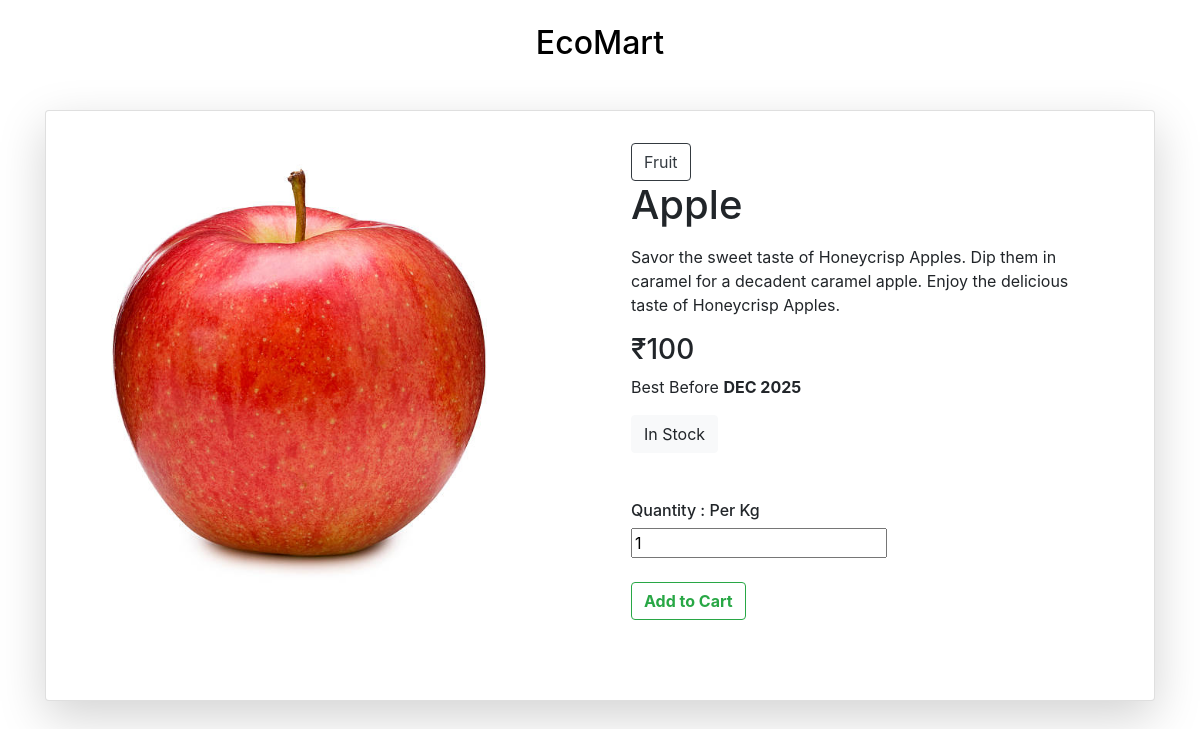
Screenshot of /product/1 (signed in) with the database file from the repository.
### vault.py (models this page shows, shortened)
class Product(Base):
    __tablename__ = 'products'
    id = Column(Integer, primary_key=True, autoincrement=True)
    name = Column('name',String)
    category = Column('category',String)
    category_id = Column('category_id', Integer)
    price = Column('price', Integer)
    quantity = Column('quantity', Integer)
    time = Column('time', Integer)
    image = Column('image', String)
    description = Column('description', String)
    si_unit = Column('si_unit', Integer)
    best_before = Column('best_before', String)

### user_routes.py (the view)
@app.route('/product/<int:pid>', methods=['POST', 'GET'])
def product(pid):
    if 'user' in session:
        if request.method == 'POST':
            new_cart = Cart(
                user_id=session['user'],
                product_id=request.form['product_id'],
                product_name=request.form['product_name'],
                quantity=int(request.form['quantity']),
                price=int(request.form['price'])
            )
            agent.add(new_cart)
            agent.commit()
            return redirect('/home')
        else:
            item = agent.query(Product).filter(Product.id == pid).first()
            return render_template('user/buy.html', product=item)

### templates/user/buy.html (shortened to what this page needs)
<!DOCTYPE html>
<html lang="en">
<head>
    <link
  rel="stylesheet"
  href="https://stackpath.bootstrapcdn.com/bootstrap/4.5.2/css/bootstrap.min.css"
/>
<link
      rel="stylesheet"
      type="text/css"
      href="{{ url_for('static',filename='styles/header.css') }}"
    />
</head>
<body>
  <br />
  <div class="main">
    <div class="navigation">
      <h2><a href="/">EcoMart</a></h2>
    </div>
  </div>
<div class="container mt-5 mb-5 ">
  <div class="card shadow-lg p-3 mb-5 bg-white rounded">
    <div class="row g-0">
      <div class="col-md-6 border-end">
        <div class="d-flex flex-column justify-content-md-around ml-6">
          <div class="main_image ">
            <img
              src="/static/assets/products/{{product.image }}"
              id="main_product_image"
              width="90%"
              height="90%"
            />
          </div>
        </div>
      </div>
      <div class="col-md-6">
        <div class="p-3 right-side">
            <button class="btn btn-outline-dark" onclick="location.href='/home#{{product.category}}'"> {{product.category}}</button>
          <div class="d-flex justify-content-between align-items-center">
            <h1>{{product.name}}</h1>
          </div>
          <div class="mt-2 pr-3 content">
            <p>
                {{product.description}}
            </p>
          </div>
          <h3>₹{{product.price}}</h3>
          <p>Best Before <b>{{product.best_before}}</b></p>
          {% if (product.quantity > 1) %}
          <button type="button" class="btn btn-light">In Stock</button>
          <div class="mt-5">
            <span class="fs-1"><h6>Quantity : {{product.si_unit}}</h6></span>
            <form method="POST">
            <div class="inputs"><input type="number" name="quantity" placeholder="In Kg" value="1"/></div>
            <br>
            <button type="submit" class="btn btn-outline-success"><b>Add to Cart</b></button>
            </form>
            </div>
          </div>
          {% endif %}
        </div>
      </div>
    </div>
  </div>
</body>
</html>

### static/styles/header.css (style rules this page uses)
a { text-decoration: none; color: black; text-align: center; }
h2 { text-align: center; }

### rows the page displays
Product: image (picture), category "Fruit", name "Apple", description "Savor the sweet taste of Honeycrisp Apples. Dip them in caramel for a decadent caramel apple. Enjoy the delicious taste of Honeycrisp Apples.", price "100", best_before "DEC 2025", si_unit "Per Kg"
